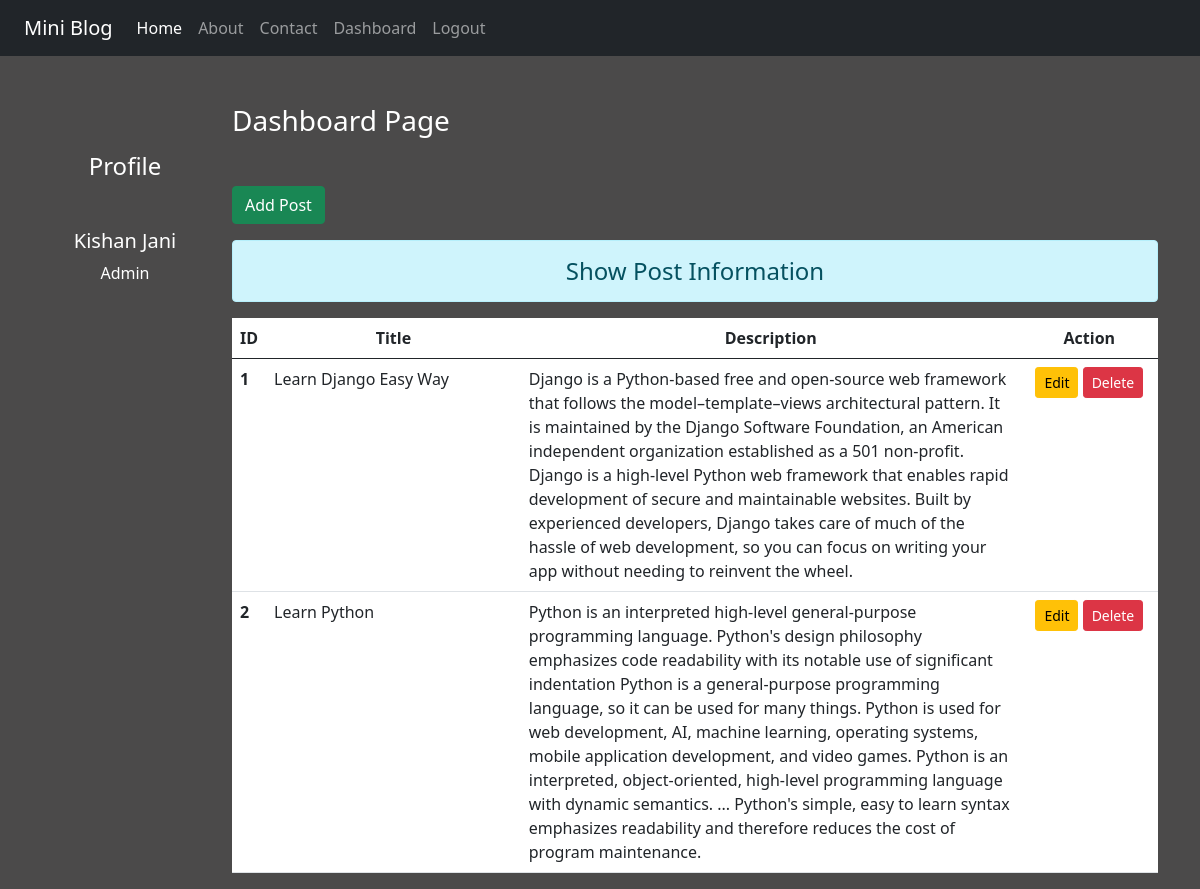
The page /dashboard/ (signed in) on the database its author committed.
### blog/models.py (models this page shows)
class Post(models.Model):
    title = models.CharField(max_length=150)
    description = models.TextField()

### blog/views.py (the view)
# urls.py: path('dashboard/', views.dashboard,name="dashboard"),
def dashboard(request):
    if request.user.is_authenticated:
        posts = Post.objects.all()
        user = request.user
        full_name = user.get_full_name()
        grps = user.groups.all()
        return render(request,'blog/dashboard.html',{'posts':posts,'full_name':full_name,'groups':grps})
    else:
        return HttpResponseRedirect('/login/')

### blog/templates/blog/dashboard.html (shortened to what this page needs)
{% extends 'blog/base.html' %}
{% load static %}
{% block content %}
<div class="col-sm-10">
<h3 class="text-white my-5">Dashboard Page</h3>
<a href="{% url 'addpost' %}" class="btn btn-success">Add Post</a>
<h4 class="text-center alert alert-info mt-3">Show Post Information</h4>
{% if posts %}
<table class="table table-hover bg-white">
<thead>
<tr class="text-center">
<th scope="col" style="width:2%">ID</th>
<th scope="col" style="width:28%">Title</th>
<th scope="col" style="width:55%">Description</th>
<th scope="col" style="width:15%">Action</th>
</tr>
<tbody>
{% for post  in posts %}
<tr>
<th scope="row">{{post.id}}</th>
<td>{{post.title}}</td>
<td>{{post.description}}</td>
<td class="text-center">
<a href="{% url 'updatepost' post.id %}" class="btn btn-warning btn-sm">Edit</a>
{% if perms.blog.delete_Post %}
<form action="{% url 'deletepost' post.id %}" method="post" class="d-inline">
<input type="submit" class="btn btn-danger btn-sm" value="Delete">
</form>
{% endif %}
</td>
</tr>
{% endfor %}
</tbody>
</thead>
</table>
{% endif %}
</div>
{% endblock content %}
{% block side %}
<div class="col-sm-2 text-white my-5 text-center">
<h4 class="my-5">Profile</h4>
<h5>{{full_name}}</h5>
{% for group in groups %}
<p>{{group.name}}</p>
{% endfor %}
</div>
{% endblock side %}

### blog/templates/blog/base.html (shortened to what this page needs)
<!DOCTYPE html>
{% load static %}
<html lang="en">
<head>
    <link rel="stylesheet" href="{% static 'blog/css/bootstrap.css' %}">
    <link rel="stylesheet" href="{% static 'blog/css/style.css' %}">
</head>
<body>
    <div class="container-fluid bg-dark">
    {% include 'blog/navbar.html' %}
    </div>
    <div class="container">
     <div class="row">
      {% block side %}
      {% endblock side %}
      {% block content %}
      {% endblock content %}
     </div>
    </div>
</body>
</html>

### blog/templates/blog/navbar.html (shortened to what this page needs)
{% load static %}
<nav class="navbar navbar-expand-lg navbar-dark bg-dark">
  <div class="container-fluid">
    <a class="navbar-brand" href="#">Mini Blog</a>
    <div class="collapse navbar-collapse" id="navbarNav">
      <ul class="navbar-nav">
        <li class="nav-item">
          <a class="nav-link active" aria-current="page" href="/">Home</a>
        </li>
        <li class="nav-item">
          <a class="nav-link" href="{% url 'about' %}">About</a>
        </li>
        <li class="nav-item">
          <a class="nav-link" href="{% url 'contact' %}">Contact</a>
        </li>
        {% if request.user.is_authenticated %}
          <li class="nav-item">
            <a class="nav-link" href="{% url 'dashboard' %}">Dashboard</a>
          </li>
          <li class="nav-item">
            <a class="nav-link" href="{% url 'logout' %}">Logout</a>
          </li>
      {% endif %}
      </ul>
    </div>
  </div>
</nav>

### blog/static/blog/css/style.css (style rules this page uses)
body { background-color:rgb(75,74,74); color: antiquewhite; }

### rows shown on the page
Post: id "1", title "Learn Django Easy Way", description "Django is a Python-based free and open-source web framework that follows the model–template–views architectural pattern. It is maintained by the Django Software Foundation, an American independent organization established as a 501 non-profit. Django is a high-level Python web framework that enables rapid development of secure and maintainable websites. Built by experienced developers, Django takes care of much of the hassle of web development, so you can focus on writing your app without needing to reinvent the wheel."
Post: id "2", title "Learn Python", description "Python is an interpreted high-level general-purpose programming language. Python's design philosophy emphasizes code readability with its notable use of significant indentation Python is a general-purpose programming language, so it can be used for many things. Python is used for web development, AI, machine learning, operating systems, mobile application development, and video games. Python is an interpreted, object-oriented, high-level programming language with dynamic semantics. ... Python's simple, easy to learn syntax emphasizes readability and therefore reduces the cost of program maintenance."

### other values the page prints
{{ full_name }} "Kishan Jani"
{{ group.name }} "Admin"
